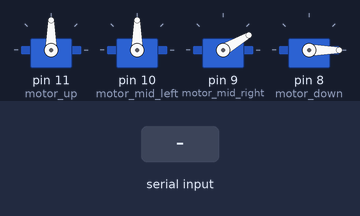
Simulated run of this sketch. Board: Arduino Uno, built with avr-gcc and run on an emulated ATmega328P. Shown: 4 × servo. The inputs (shaded band) are chosen by the test bench.

Above: at 1.2 s.
1.3 s: "F" received over the second serial link
At 2.45 s:
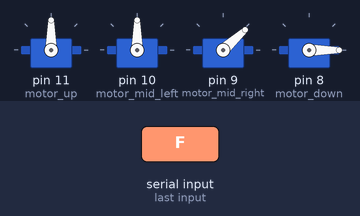
4.3 s: "L" received over the second serial link
At 4.9 s:
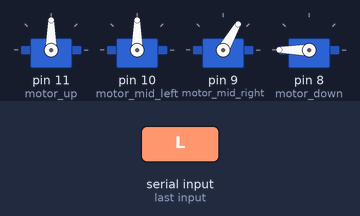
5.8 s: "R" received over the second serial link
At 6.95 s:
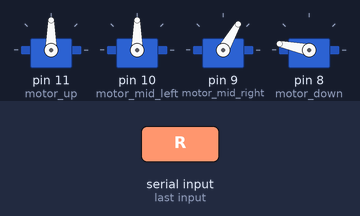
8.8 s: "U" received over the second serial link
At 8.95 s:
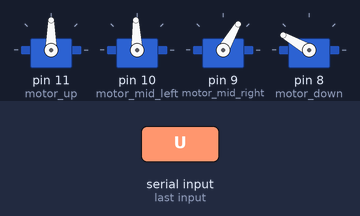
11.8 s: "O" received over the second serial link
At 12.5 s:
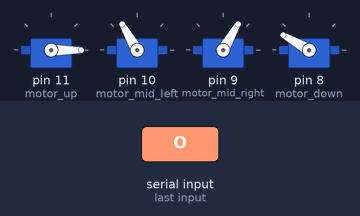
13.3 s: "D" received over the second serial link
At 14.45 s:
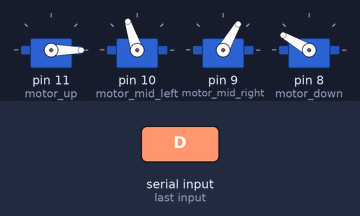
Timing chart, 0 to 18.9 s (numbered marks = the images above; inputs shaded):
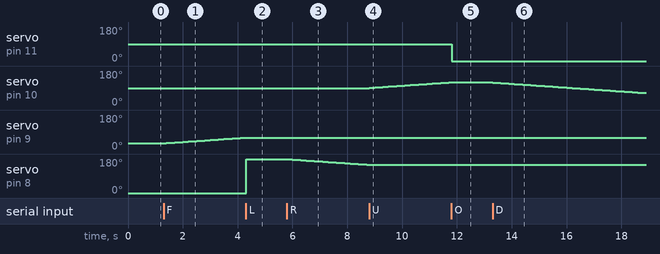

The sketch:

mearm.ino
```cpp
#include <Servo.h>
#include <SoftwareSerial.h>

SoftwareSerial BT(7, 6); // BT TX->D7 , BT RX->D6

//宣告四顆伺服馬達
Servo motor_up;           //夾子馬達
Servo motor_mid_left;     //左側馬達
Servo motor_mid_right;    //右側馬達
Servo motor_down;         //底部馬達

//宣告四顆伺服馬達的角度並賦值初始化角度
int up = 90;
int mid_left = 90;
int mid_right = 30;
int down = 0;

int claw_open = 0;      //設定夾爪開啟的角度
int claw_close = 90;    //設定夾爪關閉的角度

void setup() {

  Serial.begin(9600);      //設定串口通信鮑率
  BT.begin(9600);          //設定藍芽鮑率
  BT.println("BT is ready!"); // 藍牙連線成功後，發佈「準備好了」訊息
  motor_up.attach(11);        //連接pin11到夾子馬達
  motor_mid_left.attach(10);  //連接pin10到夾子馬達
  motor_mid_right.attach(9);  //連接pin9到夾子馬達
  motor_down.attach(8);       //連接pin8到夾子馬達

  //
  motor_up.write(up);                    //一開始爪子全開，0度
  motor_mid_left.write(mid_left);        //一開始先置中，90度
  motor_mid_right.write(mid_right);      //一開始先退到後面，30度
  motor_down.write(down);                //一開始先置中，90度

}

void loop() {
    char input;
    if(BT.available()){                 //判斷是否有藍芽信息
      next:
      input=BT.read();                  //讀取藍芽信息
      switch(input){

        //向前(Front)
        case 'F':
          while(mid_right < 150){
            if(BT.available()){
              goto next;
            }
            mid_right++;
            motor_mid_right.write(mid_right);
            delay(100);
          }
          break;

        //向後(Back)
        case 'B':
          while(mid_right < 30){
            if(BT.available()){
              goto next;
            }
            mid_right--;
            motor_mid_right.write(mid_right);
            delay(100);
          }
          break;

        //向左(Left)
        case 'L':
          while(down < 180){
            if(BT.available()){
              goto next;
            }
            down++;
            motor_down.write(down);
          }
          break;

        //向右(Right)
        case 'R':
          while(down > 0){
            if(BT.available()){
              goto next;
            }
            down--;
            motor_down.write(down);
            delay(100);
          }
          break;

        //向上(Up)
        case 'U':
          while(mid_left < 130){
            if(BT.available()){
              goto next;
            }
            mid_left++;
            motor_mid_left.write(mid_left);
            delay(100);
          }
          break;

        //向下(Down)
        case 'D':
          while(mid_left > 50){
            if(BT.available()){
              goto next;
            }
            mid_left--;
            motor_mid_left.write(mid_left);
            delay(100);
          }
          break;

        //開夾子(Open)
        case 'O':
          motor_up.write(claw_open);
          break;

        //關夾子(Close)
        case 'C':
          motor_up.write(claw_close);
          break;

      }
    }
}
```

Measured:
- after the input at 1.3 s, servo on pin 9 (motor_mid_right): moves from 30° to 60° over 2.9 s, starting at once
- after the input at 4.3 s, servo on pin 9 (motor_mid_right): stays 60° (without the input it goes to 61° after 0.00 s); servo on pin 8 (motor_down): 0° → 180° at once
- after the input at 5.8 s, servo on pin 8 (motor_down): moves from 180° to 150° over 2.9 s, starting at once
- after the input at 8.8 s, servo on pin 10 (motor_mid_left): moves from 90° to 120° over 2.9 s, starting at once; servo on pin 8 (motor_down): stays 150° (without the input it goes to 149° after 0.00 s)
- after the input at 11.8 s, servo on pin 11 (motor_up): 90° → 0° at once; servo on pin 10 (motor_mid_left): stays 120° (without the input it goes to 121° after 0.01 s)
- after the input at 13.3 s, servo on pin 10 (motor_mid_left): moves from 120° to 64° over 5.5 s, starting at once
